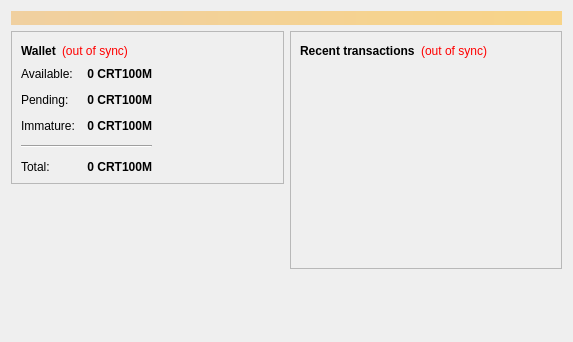
<?xml version="1.0" encoding="UTF-8"?>
<ui version="4.0">
 <class>OverviewPage</class>
 <widget class="QWidget" name="OverviewPage">
  <property name="geometry">
   <rect>
    <x>0</x>
    <y>0</y>
    <width>573</width>
    <height>342</height>
   </rect>
  </property>
  <property name="windowTitle">
   <string>Form</string>
  </property>
  <layout class="QVBoxLayout" name="topLayout">
   <item>
    <widget class="QLabel" name="labelAlerts">
     <property name="visible">
      <bool>false</bool>
     </property>
     <property name="styleSheet">
      <string notr="true">background-color: qlineargradient(x1: 0, y1: 0, x2: 1, y2: 0, stop:0 #F0D0A0, stop:1 #F8D488); color:#000000;</string>
     </property>
     <property name="wordWrap">
      <bool>true</bool>
     </property>
     <property name="margin">
      <number>3</number>
     </property>
    </widget>
   </item>
   <item>
    <layout class="QHBoxLayout" name="horizontalLayout" stretch="1,1">
     <item>
      <layout class="QVBoxLayout" name="verticalLayout_2">
       <item>
        <widget class="QFrame" name="frame">
         <property name="frameShape">
          <enum>QFrame::StyledPanel</enum>
         </property>
         <property name="frameShadow">
          <enum>QFrame::Raised</enum>
         </property>
         <layout class="QVBoxLayout" name="verticalLayout_4">
          <item>
           <layout class="QHBoxLayout" name="horizontalLayout_4">
            <item>
             <widget class="QLabel" name="label_5">
              <property name="font">
               <font>
                <weight>75</weight>
                <bold>true</bold>
               </font>
              </property>
              <property name="text">
               <string>Wallet</string>
              </property>
             </widget>
            </item>
            <item>
             <widget class="QLabel" name="labelWalletStatus">
              <property name="toolTip">
               <string>The displayed information may be out of date. Your wallet automatically synchronizes with the Cryptotarget100M network after a connection is established, but this process has not completed yet.</string>
              </property>
              <property name="styleSheet">
               <string notr="true">QLabel { color: red; }</string>
              </property>
              <property name="text">
               <string notr="true">(out of sync)</string>
              </property>
              <property name="alignment">
               <set>Qt::AlignLeading|Qt::AlignLeft|Qt::AlignVCenter</set>
              </property>
             </widget>
            </item>
            <item>
             <spacer name="horizontalSpacer_2">
              <property name="orientation">
               <enum>Qt::Horizontal</enum>
              </property>
              <property name="sizeHint" stdset="0">
               <size>
                <width>40</width>
                <height>20</height>
               </size>
              </property>
             </spacer>
            </item>
           </layout>
          </item>
          <item>
          <layout class="QHBoxLayout" name="horizontalLayout_3">
           <item>
           <layout class="QFormLayout" name="formLayout_2">
            <property name="fieldGrowthPolicy">
             <enum>QFormLayout::AllNonFixedFieldsGrow</enum>
            </property>
            <property name="horizontalSpacing">
             <number>12</number>
            </property>
            <property name="verticalSpacing">
             <number>12</number>
            </property>
            <item row="0" column="0">
             <widget class="QLabel" name="label">
              <property name="text">
               <string>Available:</string>
              </property>
             </widget>
            </item>
            <item row="0" column="1">
             <widget class="QLabel" name="labelBalance">
              <property name="font">
               <font>
                <weight>75</weight>
                <bold>true</bold>
               </font>
              </property>
              <property name="cursor">
               <cursorShape>IBeamCursor</cursorShape>
              </property>
              <property name="toolTip">
               <string>Your current spendable balance</string>
              </property>
              <property name="text">
               <string notr="true">0 CRT100M</string>
              </property>
              <property name="alignment">
               <set>Qt::AlignRight|Qt::AlignTrailing|Qt::AlignVCenter</set>
              </property>
              <property name="textInteractionFlags">
               <set>Qt::LinksAccessibleByMouse|Qt::TextSelectableByKeyboard|Qt::TextSelectableByMouse</set>
              </property>
             </widget>
            </item>
            <item row="1" column="0">
             <widget class="QLabel" name="label_3">
              <property name="text">
               <string>Pending:</string>
              </property>
             </widget>
            </item>
            <item row="1" column="1">
             <widget class="QLabel" name="labelUnconfirmed">
              <property name="font">
               <font>
                <weight>75</weight>
                <bold>true</bold>
               </font>
              </property>
              <property name="cursor">
               <cursorShape>IBeamCursor</cursorShape>
              </property>
              <property name="toolTip">
               <string>Total of transactions that have yet to be confirmed, and do not yet count toward the spendable balance</string>
              </property>
              <property name="text">
               <string notr="true">0 CRT100M</string>
              </property>
              <property name="alignment">
               <set>Qt::AlignRight|Qt::AlignTrailing|Qt::AlignVCenter</set>
              </property>
              <property name="textInteractionFlags">
               <set>Qt::LinksAccessibleByMouse|Qt::TextSelectableByKeyboard|Qt::TextSelectableByMouse</set>
              </property>
             </widget>
            </item>
            <item row="2" column="0">
             <widget class="QLabel" name="labelImmatureText">
              <property name="text">
               <string>Immature:</string>
              </property>
             </widget>
            </item>
            <item row="2" column="1">
             <widget class="QLabel" name="labelImmature">
              <property name="font">
               <font>
                <weight>75</weight>
                <bold>true</bold>
               </font>
              </property>
              <property name="toolTip">
               <string>Mined balance that has not yet matured</string>
              </property>
              <property name="text">
               <string notr="true">0 CRT100M</string>
              </property>
              <property name="alignment">
               <set>Qt::AlignRight|Qt::AlignTrailing|Qt::AlignVCenter</set>
              </property>
              <property name="textInteractionFlags">
               <set>Qt::LinksAccessibleByMouse|Qt::TextSelectableByKeyboard|Qt::TextSelectableByMouse</set>
              </property>
             </widget>
            </item>
            <item row="4" column="0">
             <widget class="QLabel" name="labelTotalText">
              <property name="text">
               <string>Total:</string>
              </property>
             </widget>
            </item>
            <item row="4" column="1">
             <widget class="QLabel" name="labelTotal">
              <property name="font">
               <font>
                <weight>75</weight>
                <bold>true</bold>
               </font>
              </property>
              <property name="cursor">
               <cursorShape>IBeamCursor</cursorShape>
              </property>
              <property name="toolTip">
               <string>Your current total balance</string>
              </property>
              <property name="text">
               <string notr="true">0 CRT100M</string>
              </property>
              <property name="alignment">
               <set>Qt::AlignRight|Qt::AlignTrailing|Qt::AlignVCenter</set>
              </property>
              <property name="textInteractionFlags">
               <set>Qt::LinksAccessibleByMouse|Qt::TextSelectableByKeyboard|Qt::TextSelectableByMouse</set>
              </property>
             </widget>
            </item>
            <item row="3" column="0" colspan="2">
             <widget class="Line" name="line">
              <property name="orientation">
               <enum>Qt::Horizontal</enum>
              </property>
             </widget>
            </item>
           </layout>
          </item>
            <item>
             <spacer name="horizontalSpacer_3">
              <property name="orientation">
               <enum>Qt::Horizontal</enum>
              </property>
              <property name="sizeHint" stdset="0">
               <size>
                <width>40</width>
                <height>20</height>
               </size>
              </property>
             </spacer>
            </item>
           </layout>
          </item>
         </layout>
        </widget>
       </item>
       <item>
        <spacer name="verticalSpacer">
         <property name="orientation">
          <enum>Qt::Vertical</enum>
         </property>
         <property name="sizeHint" stdset="0">
          <size>
           <width>20</width>
           <height>40</height>
          </size>
         </property>
        </spacer>
       </item>
      </layout>
     </item>
     <item>
      <layout class="QVBoxLayout" name="verticalLayout_3">
       <item>
        <widget class="QFrame" name="frame_2">
         <property name="frameShape">
          <enum>QFrame::StyledPanel</enum>
         </property>
         <property name="frameShadow">
          <enum>QFrame::Raised</enum>
         </property>
         <layout class="QVBoxLayout" name="verticalLayout">
          <item>
           <layout class="QHBoxLayout" name="horizontalLayout_2">
            <item>
             <widget class="QLabel" name="label_4">
              <property name="text">
               <string>&lt;b&gt;Recent transactions&lt;/b&gt;</string>
              </property>
             </widget>
            </item>
            <item>
             <widget class="QLabel" name="labelTransactionsStatus">
              <property name="toolTip">
               <string>The displayed information may be out of date. Your wallet automatically synchronizes with the Cryptotarget100M network after a connection is established, but this process has not completed yet.</string>
              </property>
              <property name="styleSheet">
               <string notr="true">QLabel { color: red; }</string>
              </property>
              <property name="text">
               <string notr="true">(out of sync)</string>
              </property>
              <property name="alignment">
               <set>Qt::AlignRight|Qt::AlignTrailing|Qt::AlignVCenter</set>
              </property>
             </widget>
            </item>
            <item>
             <spacer name="horizontalSpacer">
              <property name="orientation">
               <enum>Qt::Horizontal</enum>
              </property>
              <property name="sizeHint" stdset="0">
               <size>
                <width>40</width>
                <height>20</height>
               </size>
              </property>
             </spacer>
            </item>
           </layout>
          </item>
          <item>
           <widget class="QListView" name="listTransactions">
            <property name="styleSheet">
             <string notr="true">QListView { background: transparent; }</string>
            </property>
            <property name="frameShape">
             <enum>QFrame::NoFrame</enum>
            </property>
            <property name="verticalScrollBarPolicy">
             <enum>Qt::ScrollBarAlwaysOff</enum>
            </property>
            <property name="horizontalScrollBarPolicy">
             <enum>Qt::ScrollBarAlwaysOff</enum>
            </property>
            <property name="selectionMode">
             <enum>QAbstractItemView::NoSelection</enum>
            </property>
           </widget>
          </item>
         </layout>
        </widget>
       </item>
       <item>
        <spacer name="verticalSpacer_2">
         <property name="orientation">
          <enum>Qt::Vertical</enum>
         </property>
         <property name="sizeHint" stdset="0">
          <size>
           <width>20</width>
           <height>40</height>
          </size>
         </property>
        </spacer>
       </item>
      </layout>
     </item>
    </layout>
   </item>
  </layout>
 </widget>
 <resources/>
 <connections/>
</ui>
